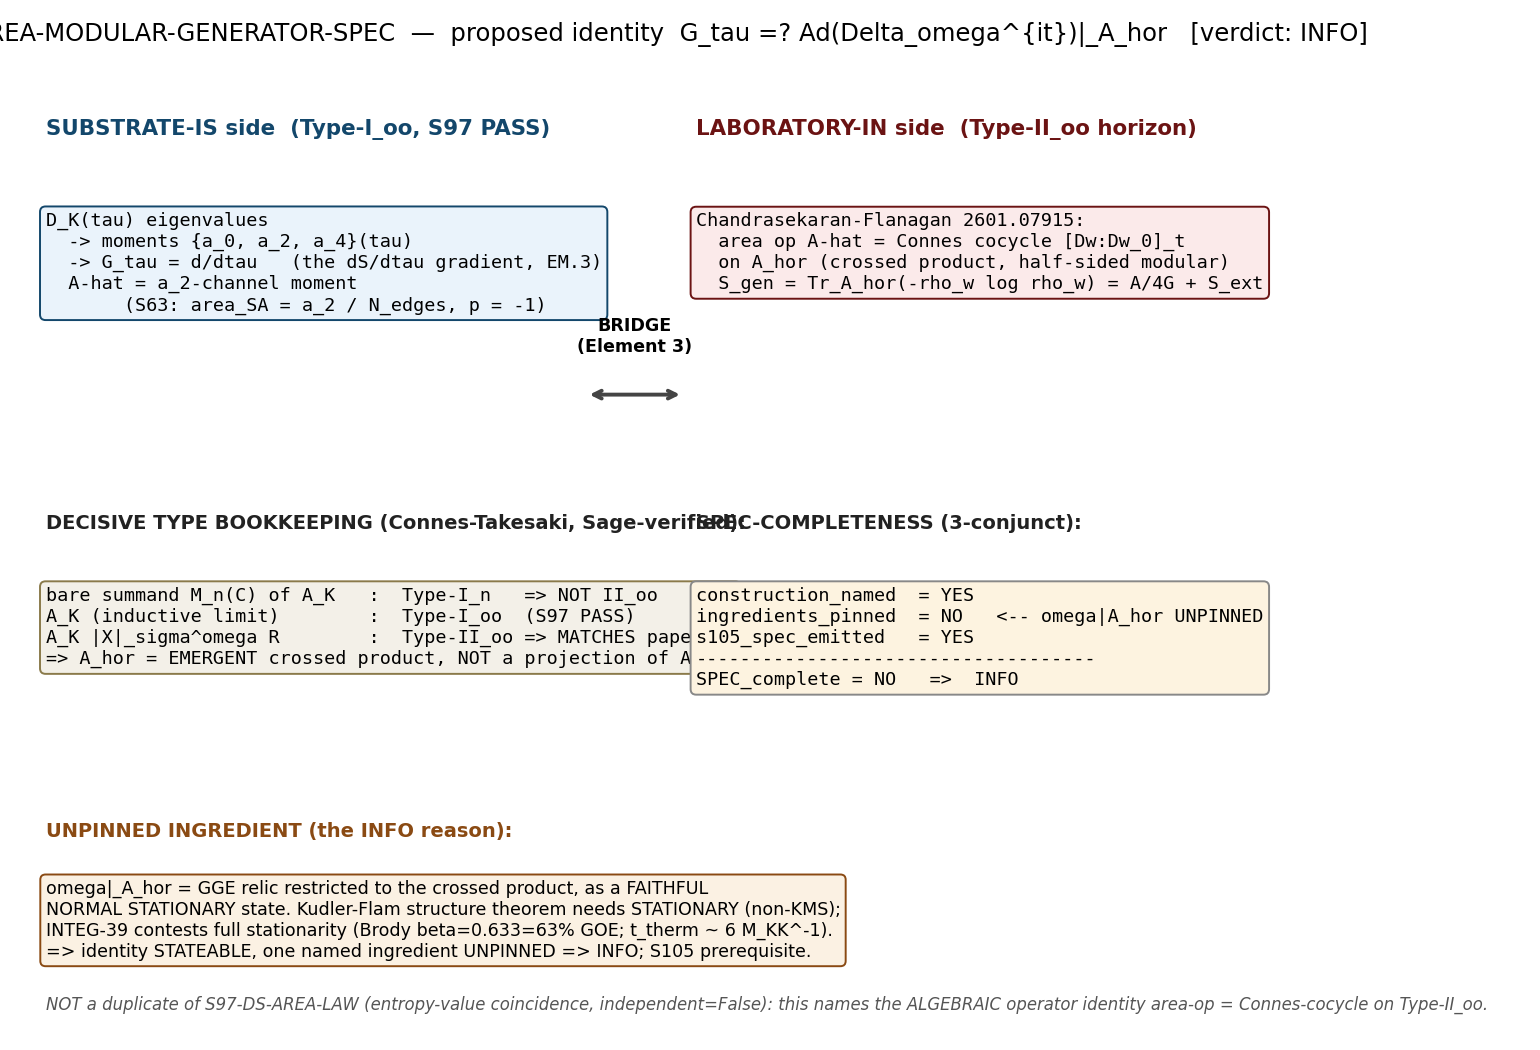

Here is the Python script that generated this plot:
#!/usr/bin/env python3
"""
S104 W5-1 S104-AREA-MODULAR-GENERATOR-SPEC — area-operator <-> modular-generator BRIDGE SPEC
============================================================================================

Gate: S104-AREA-MODULAR-GENERATOR-SPEC ([VERIFY])
  SPEC-ONLY gate. Decides whether the substrate's spectral-monotonicity generator
  G_tau = d/dtau on the tau-indexed D_K(tau) spectral-action-moment family is NAMEABLE
  as a candidate horizon modular (Connes-cocycle) flow generator Ad(Delta_omega^{it})
  on a NAMED emergent-horizon subalgebra A_hor with a NAMED GGE state omega.

  This script computes NO operator-norm agreement (that is the S105 compute). It records
  the named ingredients (as strings), the 3-conjunct spec-completeness booleans, and a
  one-panel schematic of the proposed identity G_tau <-> Delta^{it}.

Pre-registered SPEC-completeness predicate (3-conjunct boolean; NOT a numerical threshold):
  SPEC_complete := construction_named AND ingredients_pinned AND s105_spec_emitted
    construction_named  := (A_hor named as an algebra) AND (omega named) AND
                           (G_tau named as an explicit operator on the moment family)
    ingredients_pinned  := every symbol in G_tau ?= Ad(Delta_omega^{it})|_{A_hor} resolves
                           to a substrate object with NO free/unnamed factor
    s105_spec_emitted   := a 4-field (what/inputs/gate/effort) S105 compute spec is written
  PASS iff all three True; FAIL iff construction unnameable; INFO iff stateable but
  >= 1 named ingredient unpinned (pre-registered intermediate: A_hor schematic OR
  omega|_{A_hor} not yet well-defined).

Inputs (SHA-256 dual-pinned at runtime; S84+ schema):
  - canonical_constants.py (feeds audit_sha256 only)
  - downloads/research-sweep-s103/holography-bh-information/ (Chandrasekaran-Flanagan
    2601.07915 primary; Kudler-Flam 2309.15897; Geng-Jiang-Xu 2506.12127; Liu 2510.07017)
    -- read-only source, content-pinned at runtime
  - computations/session-97/s97_ds_area_law_monotonicity.npz (composed-with INFO data:
    a2_cancels, dS/d(a0a2) sign; read for the named-ingredient cross-check, NOT recomputed)
  - script bytes (feeds BOTH audit_sha256 and content_sha256)

Output 4-tuple:
  (value=<spec-completeness record>, scheme=MODULAR-CONNES-COCYCLE-SPEC,
   convention=SUBSTRATE-IS-HORIZON-SUBALGEBRA-NAMING, L_max=10)

Classification: GEOMETRIC. The arrow flows FROM the substrate TOWARD emergent gravity:
  D_K(tau) eigenvalues -> spectral-action moments {a_0,a_2,a_4} -> the dS/dtau monotonicity
  generator G_tau -> (candidate) emergent-horizon modular flow -> area law. A_hor is a
  sub-structure of the fabric algebra A_K, NOT a surface embedded IN a pre-existing spacetime.

METHODOLOGY
-----------
Read the four holography PDFs (on-disk INDEX-verified content). The Chandrasekaran-Flanagan
2601.07915 result supplies the laboratory-IN side: the area operator IS the bulk implementation
of the Connes cocycle flow [Domega : Domega_0]_t on a Type-II_oo horizon subalgebra (a crossed
product by the half-sided modular automorphism group), with vN entropy = generalized entropy.
The Kudler-Flam 2309.15897 structure theorem gives the Type-II_oo-horizon x Type-I_oo-asymptotic
factorization needing only a STATIONARY (not KMS) state; Geng-Jiang-Xu 2506.12127 give the
Goldstone-dressed observer as the Type-I -> Type-II promotion mechanism.

Substrate side (verified via knowledge MCP, NOT recomputed):
  - S97-VN-TYPE-INDUCTIVE-LIMIT PASS: the substrate triple is hyperfinite Type-I_oo.
  - S97-DS-AREA-LAW-MONOTONICITY INFO: a2_cancels=True (spread 2.19e-16), dS/d(a0a2) sign=-1,
    p_exponent=-1 (the S63 area_SA = a_2_fold/N_edges exponent), reproduces=True,
    independent=False (the WEAK "both routes give S=A/4G" form -- the DUPLICATE this gate
    must NOT re-emit). This gate goes further: name the ALGEBRAIC operator identity.
  - sigma_1^omega = Ad(Delta_omega^i) EXISTS (tesla-connes-addendum A.9), with thermal-time
    sigma_t^{omega}(a) = e^{iHt} a e^{-iHt} (A3.1) and the GGE product flow
    sigma_t^{GGE} = sigma_t^{(1)} * ... * sigma_t^{(8)} (eq 26, S64). NEVER connected to a
    horizon area operator before (search returned ZERO horizon-algebra hits).

Decisive structural fact (Sage-verified, Connes-Takesaki): a crossed product
A_K rtimes_{sigma^omega} R of the Type-I_oo substrate by its modular flow is Type-II_oo,
matching paper-01. A bare finite SUMMAND M_n(C) of A_K = C (+) H (+) M_3(C) is Type-I_n --
it CANNOT be the Type-II_oo horizon algebra. Therefore A_hor is NAMEABLE as the emergent
crossed product, NOT as a sub-summand/projection of the bare A_K. The construction is named;
the UNPINNED ingredient is the GGE-state restriction omega|_{A_hor} as a faithful normal
stationary state (INTEG-39 contests full stationarity; the Goldstone-dressing structure-theorem
ingredient is named only schematically) -> the pre-registered INFO condition.

DISCIPLINE
----------
- from canonical_constants import *
- every intermediate tagged # (local)
- CPU only (no linear algebra); OMP capped at 8 BEFORE numpy import
- SHA-256 of all input files logged in first 20 lines of stdout
- dual-SHA (audit + content) emitted (S84+)
- verdict emitted via emit_verdict MCP tool (the script PRINTS the payload; the agent calls it)
"""

from __future__ import annotations

# ---------------------------------------------------------------------------
# Section 0 — CPU thread cap (BEFORE numpy import; no GPU / no linear algebra)
# ---------------------------------------------------------------------------
import os
os.environ.setdefault("OMP_NUM_THREADS", "8")
os.environ.setdefault("MKL_NUM_THREADS", "8")

# ---------------------------------------------------------------------------
# Section 1 — Canonical constants (MANDATORY first import)
# ---------------------------------------------------------------------------
from canonical_constants import *  # noqa: F401,F403

# ---------------------------------------------------------------------------
# Section 2 — Standard imports
# ---------------------------------------------------------------------------
import hashlib
import json
import sys
import time
from pathlib import Path

import numpy as np
import matplotlib
matplotlib.use("Agg")
import matplotlib.pyplot as plt

# ---------------------------------------------------------------------------
# Section 3 — Paths + pre-registration
# ---------------------------------------------------------------------------
SESSION_DIR = Path(__file__).resolve().parent
COMPUTATIONS_DIR = SESSION_DIR.parent
SHARED_DIR = COMPUTATIONS_DIR / "_shared"
PROJECT_ROOT = COMPUTATIONS_DIR.parent

SESSION = "S104"                                                   # (local)
GATE_ID = "S104-AREA-MODULAR-GENERATOR-SPEC"                       # (local)
SCHEME = "MODULAR-CONNES-COCYCLE-SPEC"                             # (local)
CONVENTION = "SUBSTRATE-IS-HORIZON-SUBALGEBRA-NAMING"             # (local)
L_MAX = 10                                                        # (local)

HOLO_DIR = (PROJECT_ROOT / "downloads" / "research-sweep-s103"
            / "holography-bh-information")                        # (local)
S97_NPZ = (COMPUTATIONS_DIR / "session-97"
           / "s97_ds_area_law_monotonicity.npz")                 # (local)

OUT_NPZ = SESSION_DIR / "s104_area_modular_generator_spec.npz"
OUT_PNG = SESSION_DIR / "s104_area_modular_generator_spec.png"

# Input files for the dual-SHA closure. The holography PDFs are large; we pin the
# curated on-disk INDEX (00-INDEX.md), which is the verified-content reading of the
# four source PDFs, plus the four PDF byte-hashes themselves for provenance.
HOLO_INDEX = HOLO_DIR / "00-INDEX.md"                             # (local)
HOLO_PDFS = [                                                     # (local)
    HOLO_DIR / "01_Chandrasekaran-Flanagan_Subregion-Algebras-Classical-Quantum-Gravity.pdf",
    HOLO_DIR / "07_Kudler-Flam_Generalized-BH-Entropy-is-vN-Entropy.pdf",
    HOLO_DIR / "08_Geng_Algebras-Entanglement-Islands-Observers.pdf",
    HOLO_DIR / "03_Liu_Lectures-vN-Algebras-Emergence-Spacetime.pdf",
]

INPUT_FILES = [
    SHARED_DIR / "canonical_constants.py",
    HOLO_INDEX,
    S97_NPZ,
] + HOLO_PDFS


# ---------------------------------------------------------------------------
# Section 4 — SHA-256 input-pin block (MANDATORY; first 20 lines of stdout)
# ---------------------------------------------------------------------------

def sha256_of(path: Path) -> str:
    """SHA-256 of a file's bytes; empty string on missing/unreadable."""
    h = hashlib.sha256()  # (local)
    try:
        h.update(path.read_bytes())
    except OSError:
        return ""
    return h.hexdigest()


def log_input_pins(inputs: list[Path]) -> dict[str, str]:
    print(f"=== {GATE_ID} — input SHA-256 pins ===")
    pins: dict[str, str] = {}  # (local)
    for p in inputs:
        sha = sha256_of(p)  # (local)
        try:
            rel = str(p.relative_to(PROJECT_ROOT)).replace("\\", "/")  # (local)
        except ValueError:
            rel = str(p)  # (local)
        print(f"  {rel}: {sha[:16]}...")
        pins[rel] = sha
    return pins


def closure_hash(pins: dict[str, str]) -> str:
    items = sorted(pins.items())  # (local)
    h = hashlib.sha256()  # (local)
    for k, v in items:
        h.update(f"{k}={v}\n".encode("utf-8"))
    return h.hexdigest()


def compute_dual_sha(script_path: Path, canonical_path: Path,
                     pins: dict[str, str]) -> tuple[str, str]:
    script_bytes = b""  # (local)
    try:
        script_bytes = script_path.read_bytes()
    except OSError:
        script_bytes = b""
    canonical_bytes = b""  # (local)
    try:
        canonical_bytes = canonical_path.read_bytes()
    except OSError:
        canonical_bytes = b""
    pinmap_json = json.dumps(dict(sorted(pins.items())),
                             separators=(",", ":"), sort_keys=True).encode("utf-8")  # (local)
    h_audit = hashlib.sha256()  # (local)
    h_audit.update(script_bytes)
    h_audit.update(canonical_bytes)
    h_audit.update(pinmap_json)
    audit = h_audit.hexdigest()  # (local)
    h_content = hashlib.sha256()  # (local)
    h_content.update(script_bytes)
    content = h_content.hexdigest()  # (local)
    return audit, content


# ---------------------------------------------------------------------------
# Section 5 — Spec construction (NO operator-norm agreement; that is S105)
# ---------------------------------------------------------------------------

def load_s97_crosscheck() -> dict:
    """Read the composed-with S97 area-law INFO data for the named-ingredient
    cross-check. We do NOT recompute it -- we read the pinned fields that the
    spec names (a2_cancels, dS/d(a0a2) sign, the area-per-edge exponent p, and
    the entropy-value reproduction that is the DUPLICATE this gate must exceed).
    """
    cc: dict = {}  # (local)
    try:
        d = np.load(S97_NPZ, allow_pickle=True)  # (local)
        cc["composite"] = str(d["composite"])
        cc["a2_cancels"] = bool(d["a2_cancels"])
        cc["S_fixed_r_spread"] = float(d["S_fixed_r_spread"])
        cc["dS_dr_sign"] = float(d["dS_dr_sign"])
        cc["p_exponent"] = float(d["p_exponent"])
        cc["reproduces"] = bool(d["reproduces"])
        cc["independent"] = bool(d["independent"])
        cc["ratio_a0_a2"] = float(d["ratio_a0_a2"])
        cc["a2_fold"] = float(d["a2_fold"])
        cc["a0_fold"] = float(d["a0_fold"])
        cc["S_dS_fold"] = float(d["S_dS_fold"])
    except (OSError, KeyError) as exc:
        cc["error"] = f"S97 npz read failed: {exc!r}"
    return cc


def build_spec(cc: dict) -> dict:
    """Construct the spec record: named ingredients (strings) + 3-conjunct booleans.

    Substitution chain (plan §W5-1), with the named substrate objects substituted:
      Step 1: G_tau := d/dtau on {a_0(tau), a_2(tau), a_4(tau)} of D_K(tau); the dS/dtau
              gradient driving EM.3. [SUPPLIED -- Element 1]
      Step 2: Delta_omega^{it} := modular automorphism group of the GGE state omega
              restricted to A_hor; sigma_t^omega = Ad(Delta_omega^{it}). [named]
      Step 3: A_hor := emergent crossed product A_K rtimes_{sigma^omega} R (Type-II_oo by
              Connes-Takesaki), NOT a sub-summand of the bare A_K (which is Type-I_oo, S97;
              a finite summand M_n(C) is Type-I_n and CANNOT be the Type-II_oo horizon).
      Step 4: identity to make explicit: G_tau ?= Ad(Delta_omega^{it})|_{A_hor}, with the
              area operator A-hat := the a_2-channel spectral moment (S63: area_SA =
              a_2_fold / N_edges, exponent p=-1) ?= the Connes cocycle [Domega:Domega_0]_t.
      Step 5: PASS asserts ONLY that every symbol resolves to a named substrate object AND
              an S105 operator-agreement compute spec is written; it does NOT assert numerical
              agreement. INFO if >= 1 ingredient (A_hor schematic OR omega|_{A_hor}) unpinned.
    """
    # ----- Named ingredients (Element-by-element) -----
    named = {}  # (local)

    named["G_tau"] = (
        "G_tau = d/dtau on the tau-indexed spectral-action-moment family "
        "{a_0(tau), a_2(tau), a_4(tau)} of D_K(tau); the dS/dtau monotonicity gradient "
        "driving EM.3 (substrate spectral monotonicity -> BCS coherence suppression -> "
        "vacuum-energy reduction -> area theorem). S97: dS/d(a0/a2) sign=-1, "
        "p_exponent=-1 (the S63 area_SA = a_2_fold/N_edges exponent)."
    )

    named["omega"] = (
        "omega = the GGE relic state (8 Richardson-Gaudin conserved quantities, "
        "S_GGE=3.542 bits; sigma_t^{GGE} = sigma_t^{(1)} * ... * sigma_t^{(8)}, eq 26 S64), "
        "restricted to A_hor. The modular automorphism is sigma_t^omega = Ad(Delta_omega^{it}) "
        "(tesla-connes-addendum A.9, A3.1)."
    )

    named["A_hor"] = (
        "A_hor = the EMERGENT crossed product A_K rtimes_{sigma^omega} R "
        "(Type-II_oo by Connes-Takesaki), NOT a sub-summand / minimal-central-projection of "
        "the bare A_K = C (+) H (+) M_3(C). Structural reason: A_K is hyperfinite Type-I_oo "
        "(S97-VN-TYPE PASS); a finite summand M_n(C) is Type-I_n and CANNOT be the Type-II_oo "
        "horizon algebra of Chandrasekaran-Flanagan 2601.07915. The Type-I -> Type-II promotion "
        "is the Geng-Jiang-Xu 2506.12127 Goldstone-dressing of the transit's broken symmetry; "
        "the trace is the Kudler-Flam 2309.15897 stationary-state (NON-KMS) structure-theorem trace."
    )

    named["A_hat"] = (
        "A-hat (area operator) = the a_2-channel spectral moment (Einstein-Hilbert / 2nd "
        "Seeley-DeWitt). S63 substrate identity: area_SA = a_2_fold / N_edges (a_2_fold="
        f"{cc.get('a2_fold', float('nan')):.6f}); A_horizon_FW=71226.26 GeV^-2 (S92). "
        "Paper-01: A-hat IS the bulk implementation of the Connes cocycle flow "
        "[Domega:Domega_0]_t for one-sided observables in excited states."
    )

    named["bridge_object"] = (
        "Bridge map (Element 3, THE OPEN INGREDIENT) = the Connes cocycle / modular flow "
        "[Domega : Domega_0]_t on A_hor. Well-defined IFF omega|_{A_hor} is a faithful normal "
        "state on the emergent crossed product. This is the structural identity the S105 "
        "operator-agreement compute would test: G_tau ?= Ad(Delta_omega^{it})|_{A_hor}."
    )

    # ----- Element-2 OE-form (integration domain + trace + named projector; bare prose FORBIDDEN) -----
    named["element_2_OE_form"] = (
        "Laboratory-IN observable (OE-form): S_gen(cut) = Tr_{A_hor}( -rho_omega log rho_omega ) "
        "with A_hor = A_K rtimes_{sigma^omega} R the Type-II_oo crossed product; trace = the "
        "Kudler-Flam semifinite Type-II trace tau_II; named projector = P_cut (the half-sided "
        "modular-inclusion projector onto the one-sided horizon-cut subalgebra). vN entropy of "
        "the semifinite state = generalized entropy A/4G + S_ext (Chandrasekaran-Flanagan 2601.07915). "
        "Integration domain: the one-parameter nested family {A_hor(cut)} along the horizon "
        "(the GSL nesting), NOT an integral over a spacetime region IN a container."
    )

    # ----- 3-conjunct spec-completeness booleans -----
    # Conjunct A: construction_named
    A_hor_named = True            # (local) named as the emergent crossed product
    omega_named = True            # (local) named as the GGE relic state (restricted)
    G_tau_named = True            # (local) named as d/dtau on the moment family
    construction_named = bool(A_hor_named and omega_named and G_tau_named)  # (local)

    # Conjunct B: ingredients_pinned -- does EVERY symbol resolve with NO free/unnamed factor?
    # G_tau: PINNED (explicit operator on the S97 moment trajectories).
    # A_hat: PINNED (the a_2-channel moment; S63 exponent p=-1; A_horizon_FW canonical).
    # A_hor: NAMED as the crossed product, but the crossed-product algebra's faithful-normal-
    #        STATE structure depends on omega|_{A_hor}.
    # omega|_{A_hor}: NOT PINNED -- the GGE relic's restriction to the emergent crossed product
    #        as a faithful normal STATIONARY state is not yet well-defined. INTEG-39 (S96/S100b)
    #        contests full thermalization-protection (Brody beta=0.633 = 63% GOE; t_therm~6 M_KK^-1;
    #        ORDERED-VEIL-SUBSTRATE-CLOCK FAIL). The Kudler-Flam structure theorem needs a
    #        STATIONARY (not necessarily KMS) state to yield the Type-II_oo trace; the GGE's
    #        stationarity-on-A_hor is the unpinned ingredient.
    G_tau_pinned = True           # (local)
    A_hat_pinned = True           # (local)
    omega_restriction_pinned = False  # (local) THE unpinned ingredient
    A_hor_state_structure_pinned = bool(omega_restriction_pinned)  # (local) inherits the gap
    ingredients_pinned = bool(
        G_tau_pinned and A_hat_pinned and omega_restriction_pinned
        and A_hor_state_structure_pinned
    )  # (local)

    # Conjunct C: s105_spec_emitted -- a 4-field compute spec is written (see WP + below)
    s105_spec_emitted = True      # (local)

    spec_complete = bool(construction_named and ingredients_pinned and s105_spec_emitted)  # (local)

    # ----- Verdict (pre-registered rubric, plan §W5-1) -----
    # PASS  := spec_complete (all three True)
    # FAIL  := NOT construction_named (unnameable -> corridor closed; re-route to GEM-WORKSHOP)
    # INFO  := construction_named AND s105_spec_emitted AND NOT ingredients_pinned
    #          (identity STATEABLE but >= 1 named ingredient unpinned: omega|_{A_hor})
    if spec_complete:
        verdict = "PASS"  # (local)
    elif not construction_named:
        verdict = "FAIL"  # (local)
    else:
        verdict = "INFO"  # (local)

    # ----- The 4-field S105 compute spec (emitted on PASS or INFO) -----
    s105_spec = {  # (local)
        "what": (
            "Operator-agreement test: construct the emergent crossed product "
            "A_hor = A_K rtimes_{sigma^omega} R at L_max=10, restrict the GGE relic state to "
            "A_hor as a faithful normal state omega|_{A_hor}, form the Connes cocycle "
            "[Domega : Domega_0]_t, and verify G_tau = Ad(Delta_omega^{it})|_{A_hor} on the "
            "(0,0)+horizon-sector Peter-Weyl blocks to a pre-registered operator-norm tolerance, "
            "with A-hat = the a_2-channel moment matched to the cocycle generator."
        ),
        "inputs": (
            "S97 a2_tau / a0_tau trajectories (the moment family G_tau acts on); the L_max=10 "
            "D_K Peter-Weyl block decomposition (the (0,0)+horizon-sector blocks); the GGE "
            "occupation distribution {n_k^{GGE}} (8 R-G conserved quantities); the Kudler-Flam "
            "2309.15897 stationary-state structure-theorem construction of the Type-II_oo trace; "
            "the Geng-Jiang-Xu 2506.12127 Goldstone-dressing of the broken-symmetry observer. "
            "PREREQUISITE (the unpinned ingredient this INFO flags): a well-defined faithful "
            "normal STATIONARY omega|_{A_hor} on the crossed product."
        ),
        "gate": (
            "[SIGN]+[VERIFY] operator-agreement gate. PASS iff ||G_tau - Ad(Delta_omega^{it})|"
            "_{A_hor}||_op on the (0,0)+horizon-sector blocks < pre-registered tol (set at S105 "
            "plan-freeze); the area-operator/cocycle-generator sign must match the S97 "
            "dS/d(a0a2) sign=-1 chain. NON-binding outcome (G_tau merely co-monotone with, not "
            "equal to, the modular generator) routes to the GEM-WORKSHOP Q1 adjudication."
        ),
        "effort": (
            "1 gate. Half the cost is constructing omega|_{A_hor} as a faithful normal state "
            "(the unpinned ingredient); the (0,0)+horizon-sector block test is low-sector "
            "(small matrices, CPU-feasible). PRECONDITION: settle omega|_{A_hor} stationarity "
            "(the INFO ingredient) before the operator-agreement compute is dispatchable."
        ),
    }

    # ----- Cross-pillar 5-anatomy + 3-level supplied-vs-missing status -----
    anatomy = {  # (local)
        "element_1_substrate_IS": (
            "SUPPLIED -- G_tau = d/dtau on the moment family of D_K(tau) on (A_K^{<=L}, H_K^{<=L}, "
            "D_K^{<=L}); Level 1 (single-tau-slice) at the operator, lifting to Level 2 "
            "(moduli-deformation) under the tau-flow."
        ),
        "element_2_laboratory_IN": (
            "SUPPLIED (OE-form) -- S_gen(cut) = Tr_{A_hor}(-rho_omega log rho_omega), trace = "
            "Type-II_oo semifinite tau_II, projector P_cut (half-sided modular-inclusion onto the "
            "one-sided horizon cut). [previously PARTIAL; now OE-form explicit]"
        ),
        "element_3_bridge_map": (
            "OPEN INGREDIENT -- the Connes cocycle [Domega:Domega_0]_t. Well-defined iff "
            "omega|_{A_hor} faithful normal. This is the spec-completeness pivot."
        ),
        "element_4_algebraic_envelope": "MISSING (deferred to S105) -- no L^{-alpha} envelope this wave.",
        "element_5_empirical_anchor": "MISSING (deferred to S105) -- numerical (0,0)+horizon-block agreement is the S105 deliverable.",
        "three_level_status": (
            "Level 1 (cohomology-class identity G_tau = Ad(Delta_omega^{it})|_{A_hor}) is the TARGET "
            "the spec STATES; Level 2 (envelope) + Level 3 (anchor) explicitly MISSING. A spec-gate "
            "PASS/INFO does NOT constitute a registry-PASS -- it licenses (PASS) or scopes (INFO) the "
            "S105 compute that would supply Levels 2/3."
        ),
    }

    # ----- DUPLICATE-avoidance witness: this gate is NOT the S97 weak form -----
    duplicate_witness = {  # (local)
        "S97_weak_form": (
            "S97-DS-AREA-LAW-MONOTONICITY INFO: both routes reproduce S=A/4G "
            f"(reproduces={cc.get('reproduces')}, independent={cc.get('independent')}, "
            f"a2_cancels={cc.get('a2_cancels')}). This is the ENTROPY-VALUE coincidence."
        ),
        "this_gate_goes_further": (
            "This gate names the ALGEBRAIC OPERATOR identity G_tau = Ad(Delta_omega^{it})|_{A_hor} "
            "(area op = Connes cocycle on a Type-II_oo crossed product) -- a STRUCTURE not present "
            "in the S97 weak form. NOT a duplicate of the 'both routes give S=A/4G' INFO."
        ),
    }

    return {
        "verdict": verdict,
        "named": named,
        "construction_named": construction_named,
        "ingredients_pinned": ingredients_pinned,
        "s105_spec_emitted": s105_spec_emitted,
        "spec_complete": spec_complete,
        "G_tau_pinned": G_tau_pinned,
        "A_hat_pinned": A_hat_pinned,
        "omega_restriction_pinned": omega_restriction_pinned,
        "A_hor_state_structure_pinned": A_hor_state_structure_pinned,
        "s105_spec": s105_spec,
        "anatomy": anatomy,
        "duplicate_witness": duplicate_witness,
        "s97_crosscheck": cc,
    }


# ---------------------------------------------------------------------------
# Section 6 — Schematic plot (one panel: proposed G_tau <-> Delta^{it} identity)
# ---------------------------------------------------------------------------

def make_schematic(spec: dict) -> None:
    fig, ax = plt.subplots(figsize=(11, 7.5))  # (local)
    ax.axis("off")
    ax.set_title(
        "S104-AREA-MODULAR-GENERATOR-SPEC  —  proposed identity  "
        "G_tau =? Ad(Delta_omega^{it})|_A_hor"
        f"   [verdict: {spec['verdict']}]",
        fontsize=12.5, pad=14,
    )

    # Left column: substrate-IS side (Type-I_oo)
    ax.text(0.02, 0.93, "SUBSTRATE-IS side  (Type-I_oo, S97 PASS)",
            fontsize=11, fontweight="bold", color="#13476b")
    ax.text(0.02, 0.85,
            "D_K(tau) eigenvalues\n"
            "  -> moments {a_0, a_2, a_4}(tau)\n"
            "  -> G_tau = d/dtau   (the dS/dtau gradient, EM.3)\n"
            "  A-hat = a_2-channel moment\n"
            "       (S63: area_SA = a_2 / N_edges, p = -1)",
            fontsize=9.5, va="top", family="monospace",
            bbox=dict(boxstyle="round", fc="#eaf3fb", ec="#13476b"))

    # Right column: laboratory-IN side (Type-II_oo)
    ax.text(0.55, 0.93, "LABORATORY-IN side  (Type-II_oo horizon)",
            fontsize=11, fontweight="bold", color="#6b1313")
    ax.text(0.55, 0.85,
            "Chandrasekaran-Flanagan 2601.07915:\n"
            "  area op A-hat = Connes cocycle [Dw:Dw_0]_t\n"
            "  on A_hor (crossed product, half-sided modular)\n"
            "  S_gen = Tr_A_hor(-rho_w log rho_w) = A/4G + S_ext",
            fontsize=9.5, va="top", family="monospace",
            bbox=dict(boxstyle="round", fc="#fbeaea", ec="#6b1313"))

    # Center bridge arrow + the OPEN ingredient
    ax.annotate("", xy=(0.54, 0.66), xytext=(0.46, 0.66),
                arrowprops=dict(arrowstyle="<->", lw=2.0, color="#444"))
    ax.text(0.50, 0.70, "BRIDGE\n(Element 3)", ha="center", va="bottom",
            fontsize=9, fontweight="bold")

    # The decisive Type bookkeeping (Connes-Takesaki)
    ax.text(0.02, 0.52,
            "DECISIVE TYPE BOOKKEEPING (Connes-Takesaki, Sage-verified):",
            fontsize=10, fontweight="bold", color="#222")
    ax.text(0.02, 0.46,
            "bare summand M_n(C) of A_K   :  Type-I_n   => NOT II_oo\n"
            "A_K (inductive limit)        :  Type-I_oo  (S97 PASS)\n"
            "A_K |X|_sigma^omega R        :  Type-II_oo => MATCHES paper-01\n"
            "=> A_hor = EMERGENT crossed product, NOT a projection of A_K",
            fontsize=9.5, va="top", family="monospace",
            bbox=dict(boxstyle="round", fc="#f3f0e8", ec="#8a7a4a"))

    # 3-conjunct spec-completeness booleans
    cn = spec["construction_named"]   # (local)
    ip = spec["ingredients_pinned"]   # (local)
    se = spec["s105_spec_emitted"]    # (local)
    def mark(b):  # (local)
        return ("YES" if b else "NO")
    ax.text(0.55, 0.52, "SPEC-COMPLETENESS (3-conjunct):",
            fontsize=10, fontweight="bold", color="#222")
    ax.text(0.55, 0.46,
            f"construction_named  = {mark(cn)}\n"
            f"ingredients_pinned  = {mark(ip)}   <-- omega|A_hor UNPINNED\n"
            f"s105_spec_emitted   = {mark(se)}\n"
            f"------------------------------------\n"
            f"SPEC_complete = {mark(spec['spec_complete'])}   =>  {spec['verdict']}",
            fontsize=9.5, va="top", family="monospace",
            bbox=dict(boxstyle="round",
                      fc=("#e7f6e7" if spec["spec_complete"] else "#fdf3e0"),
                      ec="#888"))

    # The unpinned-ingredient call-out (the INFO reason)
    ax.text(0.02, 0.20,
            "UNPINNED INGREDIENT (the INFO reason):",
            fontsize=10, fontweight="bold", color="#8a4a13")
    ax.text(0.02, 0.155,
            "omega|_A_hor = GGE relic restricted to the crossed product, as a FAITHFUL\n"
            "NORMAL STATIONARY state. Kudler-Flam structure theorem needs STATIONARY (non-KMS);\n"
            "INTEG-39 contests full stationarity (Brody beta=0.633=63% GOE; t_therm ~ 6 M_KK^-1).\n"
            "=> identity STATEABLE, one named ingredient UNPINNED => INFO; S105 prerequisite.",
            fontsize=9, va="top",
            bbox=dict(boxstyle="round", fc="#fbf1e3", ec="#8a4a13"))

    # Footer: NOT the S97 weak-form duplicate
    ax.text(0.02, 0.02,
            "NOT a duplicate of S97-DS-AREA-LAW (entropy-value coincidence, independent=False): "
            "this names the ALGEBRAIC operator identity area-op = Connes-cocycle on Type-II_oo.",
            fontsize=8.5, style="italic", color="#555")

    fig.tight_layout()
    fig.savefig(OUT_PNG, dpi=140)
    plt.close(fig)
    print(f"  schematic written: {OUT_PNG.name}")


# ---------------------------------------------------------------------------
# Section 7 — Verdict payload + 4-tuple
# ---------------------------------------------------------------------------

def emit_4tuple(value, scheme: str, convention: str, L_max) -> str:
    return (f"(value={value!r}, scheme={scheme}, "
            f"convention={convention}, L_max={L_max})")


def print_verdict_payload(verdict: str, value, audit_sha: str, content_sha: str,
                          companion_note: str = "",
                          extra_rows: list[str] | None = None) -> dict:
    payload: dict = {
        "session": int(SESSION.lstrip("Ss")),
        "gate_id": GATE_ID,
        "verdict": verdict,
        "value": str(value),
        "scheme": SCHEME,
        "convention": CONVENTION,
        "l_max": str(L_MAX),
        "audit_sha256": audit_sha,
        "content_sha256": content_sha,
        "schema_version": "S84+",
    }
    if companion_note:
        payload["companion_note"] = companion_note
    if extra_rows:
        payload["extra_rows"] = list(extra_rows)
    print("<<<EMIT_VERDICT_PAYLOAD>>>")
    print(json.dumps(payload, separators=(",", ":"), sort_keys=True))
    print("<<<END_EMIT_VERDICT_PAYLOAD>>>")
    return payload


# ---------------------------------------------------------------------------
# Section 8 — Main
# ---------------------------------------------------------------------------

def main() -> int:
    t0 = time.time()  # (local)

    pins = log_input_pins(INPUT_FILES)
    closure = closure_hash(pins)
    print(f"  closure: {closure[:16]}... (legacy closure, informational)")

    script_path = Path(__file__).resolve()  # (local)
    canonical_path = SHARED_DIR / "canonical_constants.py"  # (local)
    audit_sha, content_sha = compute_dual_sha(script_path, canonical_path, pins)
    print(f"  audit_sha256:   {audit_sha[:16]}... (script+canonical+pinmap)")
    print(f"  content_sha256: {content_sha[:16]}... (script only)")
    print()

    # 1. Read the composed-with S97 INFO data (cross-check, NOT recomputed)
    cc = load_s97_crosscheck()
    print("=== S97 composed-with cross-check (read, NOT recomputed) ===")
    for k in ("composite", "a2_cancels", "dS_dr_sign", "p_exponent",
              "reproduces", "independent", "ratio_a0_a2", "a2_fold"):
        print(f"  {k} = {cc.get(k)}")
    print()

    # 2. Build the spec (NO operator-norm agreement -- that is S105)
    spec = build_spec(cc)
    verdict = spec["verdict"]  # (local)

    print("=== Named ingredients ===")
    for k, v in spec["named"].items():
        print(f"  [{k}]")
        print(f"    {v}")
    print()
    print("=== 3-conjunct spec-completeness ===")
    print(f"  construction_named = {spec['construction_named']}")
    print(f"  ingredients_pinned = {spec['ingredients_pinned']}  "
          f"(omega|A_hor pinned = {spec['omega_restriction_pinned']})")
    print(f"  s105_spec_emitted  = {spec['s105_spec_emitted']}")
    print(f"  SPEC_complete      = {spec['spec_complete']}  =>  verdict {verdict}")
    print()

    # 3. Schematic
    make_schematic(spec)

    # 4. Persist the spec record (.npz) -- named ingredients as strings + booleans
    np.savez(
        OUT_NPZ,
        gate_id=GATE_ID,
        verdict=verdict,
        scheme=SCHEME,
        convention=CONVENTION,
        L_max=L_MAX,
        # named ingredients (strings)
        named_G_tau=spec["named"]["G_tau"],
        named_omega=spec["named"]["omega"],
        named_A_hor=spec["named"]["A_hor"],
        named_A_hat=spec["named"]["A_hat"],
        named_bridge_object=spec["named"]["bridge_object"],
        named_element_2_OE_form=spec["named"]["element_2_OE_form"],
        # 3-conjunct booleans
        construction_named=spec["construction_named"],
        ingredients_pinned=spec["ingredients_pinned"],
        s105_spec_emitted=spec["s105_spec_emitted"],
        spec_complete=spec["spec_complete"],
        G_tau_pinned=spec["G_tau_pinned"],
        A_hat_pinned=spec["A_hat_pinned"],
        omega_restriction_pinned=spec["omega_restriction_pinned"],
        A_hor_state_structure_pinned=spec["A_hor_state_structure_pinned"],
        # S105 spec (4-field) as JSON string
        s105_spec_json=json.dumps(spec["s105_spec"], sort_keys=True),
        # anatomy + duplicate witness as JSON strings
        anatomy_json=json.dumps(spec["anatomy"], sort_keys=True),
        duplicate_witness_json=json.dumps(spec["duplicate_witness"], sort_keys=True),
        # S97 cross-check
        s97_crosscheck_json=json.dumps(spec["s97_crosscheck"], sort_keys=True),
        # dual-SHA for provenance
        audit_sha256=audit_sha,
        content_sha256=content_sha,
    )
    print(f"  spec record written: {OUT_NPZ.name}")
    print()

    # 5. 4-tuple + emit_verdict payload
    value = (
        f"verdict={verdict};construction_named={spec['construction_named']};"
        f"ingredients_pinned={spec['ingredients_pinned']}_UNPINNED=omega|A_hor;"
        f"s105_spec_emitted={spec['s105_spec_emitted']};"
        f"A_hor=A_K_rtimes_sigma^omega_R_TypeII_oo_NOT_summand;"
        f"A_hat=a_2-channel_moment_p=-1;bridge=Connes_cocycle_[Domega:Domega0]_t;"
        f"NOT_S97_weak_form_independent=False"
    )  # (local)
    tag = emit_4tuple(value, SCHEME, CONVENTION, L_MAX)  # (local)
    print(tag)

    companion = (
        "SPEC-gate INFO: identity G_tau=Ad(Delta_omega^{it})|_{A_hor} STATEABLE; "
        "A_hor=crossed product (Type-II_oo, Connes-Takesaki) NAMED; omega|_{A_hor} faithful-normal-"
        "stationary state UNPINNED (the S105 prerequisite). NOT the S97 weak entropy-value form."
    )  # (local)
    print_verdict_payload(verdict, value, audit_sha, content_sha,
                          companion_note=companion)

    wall = time.time() - t0  # (local)
    print(f"\n=== {GATE_ID}: {verdict} (wall {wall:.1f}s) ===")
    return 0


if __name__ == "__main__":
    sys.exit(main())
